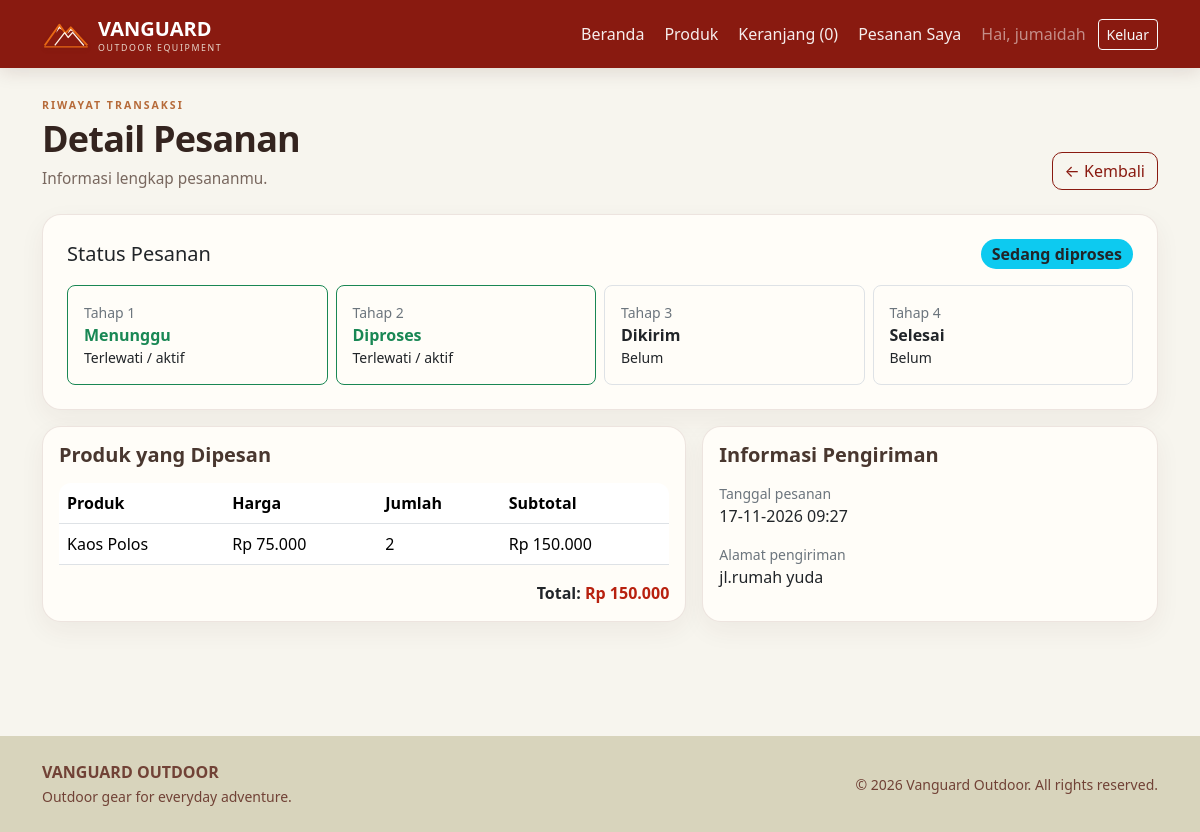
Screenshot of /pesanan_detail.php?id=4 (signed in) with the database file from the repository.
### tables this page shows
CREATE TABLE `orders` (
  `id` int(10) UNSIGNED NOT NULL,
  `user_id` int(10) UNSIGNED NOT NULL,
  `order_code` varchar(50) NOT NULL,
  `total_price` decimal(12,2) NOT NULL DEFAULT 0.00,
  `shipping_address` text NOT NULL,
  `status` enum('menunggu','diproses','dikirim','selesai','dibatalkan') NOT NULL DEFAULT 'menunggu',
  `created_at` timestamp NOT NULL DEFAULT current_timestamp()
);

CREATE TABLE `order_details` (
  `id` int(10) UNSIGNED NOT NULL,
  `order_id` int(10) UNSIGNED NOT NULL,
  `product_id` int(10) UNSIGNED DEFAULT NULL,
  `product_name` varchar(150) NOT NULL,
  `price` decimal(12,2) NOT NULL,
  `quantity` int(10) UNSIGNED NOT NULL,
  `subtotal` decimal(12,2) NOT NULL
);

### pesanan_detail.php (the view, shortened to what this page needs)
<?php
require_once __DIR__ . '/config/koneksi.php';
$userId = (int)$_SESSION['user_id'];
$orderId = filter_input(INPUT_GET, 'id', FILTER_VALIDATE_INT);
$stmt = $conn->prepare('SELECT id, order_code, total_price, shipping_address, status, created_at FROM orders WHERE id = ? AND user_id = ? LIMIT 1');
$stmt->bind_param('ii', $orderId, $userId);
$stmt->execute();
$order = $stmt->get_result()->fetch_assoc();
$itemsStmt = $conn->prepare('SELECT product_name, price, quantity, subtotal FROM order_details WHERE order_id = ? ORDER BY id ASC');
$itemsStmt->bind_param('i', $orderId);
$itemsStmt->execute();
$items = $itemsStmt->get_result()->fetch_all(MYSQLI_ASSOC);
function od_h($value): string { return htmlspecialchars((string)$value, ENT_QUOTES, 'UTF-8'); }
$labels = ['menunggu'=>'Menunggu konfirmasi','diproses'=>'Sedang diproses','dikirim'=>'Pesanan telah dikirim','selesai'=>'Pesanan selesai','dibatalkan'=>'Pesanan dibatalkan'];
$badges = ['menunggu'=>'bg-warning text-dark','diproses'=>'bg-info text-dark','dikirim'=>'bg-primary','selesai'=>'bg-success','dibatalkan'=>'bg-danger'];
$steps = ['menunggu'=>'Menunggu','diproses'=>'Diproses','dikirim'=>'Dikirim','selesai'=>'Selesai'];
$stepOrder = array_keys($steps);
$currentIndex = array_search($order['status'], $stepOrder, true);
require_once __DIR__ . '/includes/header.php';
?>
<main class="vo-transaction-page"><div class="vo-page-heading"><div><span class="vo-page-kicker">RIWAYAT TRANSAKSI</span><h1>Detail Pesanan</h1><p>Informasi lengkap pesananmu.</p></div><a class="btn btn-outline-primary" href="pesanan_saya.php">← Kembali</a></div>
<div class="card shadow-sm mb-3 vo-transaction-card"><div class="card-body p-4">
    <div class="d-flex flex-wrap align-items-center justify-content-between gap-2 mb-3"><h2 class="h5 mb-0">Status Pesanan</h2><span class="badge fs-6 <?= $badges[$order['status']] ?? 'bg-secondary' ?>"><?= od_h($labels[$order['status']] ?? ucfirst($order['status'])) ?></span></div>
    <?php if ($order['status'] === 'dibatalkan'): ?>
        <div class="alert alert-danger mb-0">Pesanan ini telah dibatalkan oleh admin. Silakan hubungi toko melalui kontak yang tersedia jika membutuhkan informasi lebih lanjut.</div>
    <?php else: ?>
        <div class="row g-2">
            <?php foreach ($steps as $key => $label): $idx = array_search($key, $stepOrder, true); $done = $currentIndex !== false && $currentIndex >= $idx; ?>
                <div class="col-6 col-md-3"><div class="border rounded-3 p-3 h-100 <?= $done ? 'border-success' : '' ?>"><div class="small text-secondary">Tahap <?= $idx + 1 ?></div><div class="fw-semibold <?= $done ? 'text-success' : '' ?>"><?= od_h($label) ?></div><div class="small"><?= $done ? 'Terlewati / aktif' : 'Belum' ?></div></div></div>
            <?php endforeach; ?>
        </div>
    <?php endif; ?>
</div></div>
<div class="row g-3">
    <div class="col-lg-7"><div class="card shadow-sm h-100 vo-transaction-card"><div class="card-body"><h2 class="h5 mb-3">Produk yang Dipesan</h2><div class="table-responsive"><table class="table align-middle"><thead><tr><th>Produk</th><th>Harga</th><th>Jumlah</th><th>Subtotal</th></tr></thead><tbody>
        <?php foreach ($items as $item): ?><tr><td><?= od_h($item['product_name']) ?></td><td>Rp <?= number_format((float)$item['price'], 0, ',', '.') ?></td><td><?= (int)$item['quantity'] ?></td><td>Rp <?= number_format((float)$item['subtotal'], 0, ',', '.') ?></td></tr><?php endforeach; ?>
    </tbody></table></div><div class="text-end fw-bold">Total: <span class="price">Rp <?= number_format((float)$order['total_price'], 0, ',', '.') ?></span></div></div></div></div>
    <div class="col-lg-5"><div class="card shadow-sm h-100 vo-transaction-card"><div class="card-body"><h2 class="h5 mb-3">Informasi Pengiriman</h2><div class="small text-secondary">Tanggal pesanan</div><p><?= od_h(date('d-m-Y H:i', strtotime($order['created_at']))) ?></p><div class="small text-secondary">Alamat pengiriman</div><p class="mb-0"><?= nl2br(od_h($order['shipping_address'])) ?></p></div></div></div>
</div>
</main><?php require_once __DIR__ . '/includes/footer.php'; ?>

### assets/css/style.css (style rules this page uses)
:root { --gm-orange:#E76814;--gm-cream:#D8D4BC;--gm-maroon:#891A10;--gm-orange-soft:#DC8236;--gm-red:#B8210F;--gm-brown:#714236;--bs-primary:#891A10;--bs-primary-rgb:137,26,16;--bs-link-color:#891A10;--bs-link-hover-color:#E76814;--vo-ink:#34241f;--vo-paper:#f7f5ee }
html,body { background:var(--vo-paper)!important;color:var(--vo-ink) }
.product-card,.card { border:1px solid rgba(113,66,54,.16);border-radius:14px;background:#fffdf8 }
.price { color:#B8210F!important;font-weight:700 }
.btn-outline-primary { color:#891A10!important;border-color:#891A10!important }
.vo-transaction-page { max-width:1320px;margin:0 auto;padding:6px 0 42px;min-height:52vh }
.vo-page-heading { display:flex;align-items:flex-end;justify-content:space-between;gap:20px;margin:0 0 24px }
.vo-page-heading h1 { font-size:clamp(1.8rem,3vw,2.35rem);font-weight:850;letter-spacing:-.8px;color:#34241f;margin:3px 0 7px }
.vo-page-heading p { color:#78675e;margin:0;font-size:.96rem }
.vo-page-kicker { display:block;color:#b66a39;font-size:.66rem;font-weight:850;letter-spacing:2px }
.vo-transaction-card { border:1px solid rgba(113,66,54,.13)!important;border-radius:19px!important;background:#fffdf8!important;box-shadow:0 9px 26px rgba(70,45,34,.055)!important;overflow:hidden }
.vo-transaction-page .badge { padding:7px 11px;border-radius:999px;font-weight:750 }
.vo-transaction-page .card .card-body>h2 { color:#49372f;font-weight:800 }
.vo-transaction-page .table-responsive { border-radius:12px }
.vo-transaction-page .btn-outline-primary { border-radius:10px }

### rows the page displays
orders: status "Sedang diproses", total_price "150.000", created_at "17-11-2026 09:27", shipping_address "jl.rumah yuda"
order_details: product_name "Kaos Polos", price "75.000", quantity "2", subtotal "150.000"

### other values shown
$cartCount "0"
$_SESSION['user_name'] "jumaidah"
$idx + 1 "1"
od_h($label) "Menunggu"
$idx + 1 "2"
od_h($label) "Diproses"
$idx + 1 "3"
od_h($label) "Dikirim"
$idx + 1 "4"
od_h($label) "Selesai"
